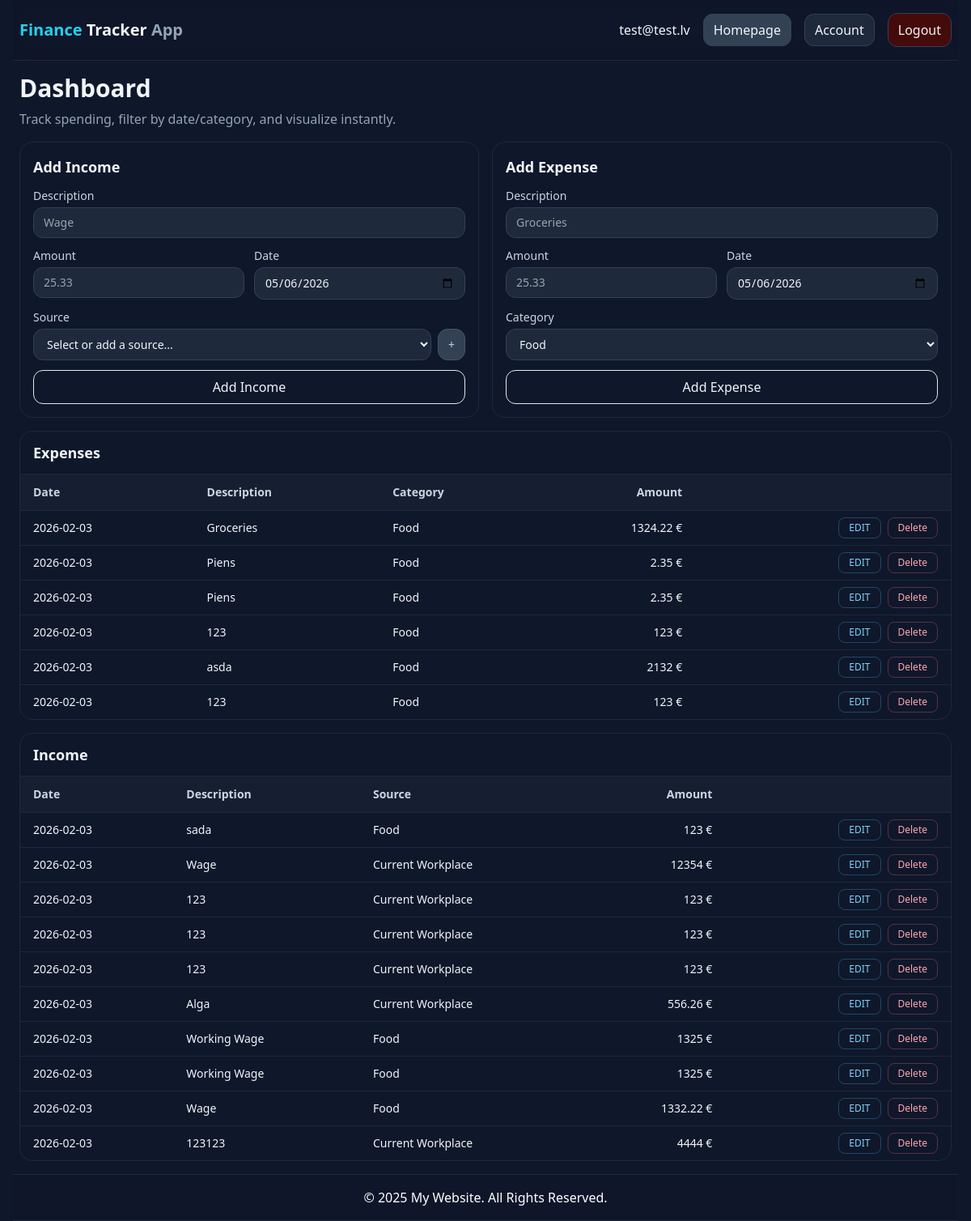
The page / (signed in) on the database its author committed.
### tables this page shows
CREATE TABLE `expenses` (
  `id` int(11) NOT NULL,
  `user_id` int(11) DEFAULT NULL,
  `description` varchar(120) NOT NULL,
  `amount` float NOT NULL,
  `category` varchar(50) NOT NULL,
  `date` date NOT NULL
);

CREATE TABLE `income` (
  `id` int(11) NOT NULL,
  `user_id` int(11) DEFAULT NULL,
  `description` varchar(120) NOT NULL,
  `amount` float NOT NULL,
  `source` varchar(50) NOT NULL,
  `date` date NOT NULL
);

### Core/functions.php (called while the page is built, shortened)
<?php
function base_path($path) {
    return BASE_PATH . $path;
}
function view($path, $attributes = [] ) {
    extract($attributes);
    require base_path("views/{$path}");
}

### Http/controllers/index.php (called while the page is built, shortened)
<?php
$db = App::resolve(Database::class);
$userId = $_SESSION['user']['id'] ?? NULL;
$sql = "SELECT * FROM expenses WHERE user_id = :user_id ORDER BY date DESC";
$expenses = $db->query($sql, ['user_id' => $userId])->get();
$sql = "SELECT * FROM income WHERE user_id = :user_id ORDER BY date DESC";
$incomes = $db->query($sql, ['user_id' => $userId])->get();
$sql = "SELECT id, source_name FROM income_sources WHERE user_id = :user_id ORDER BY source_name ASC";
$incomeSources = $db->query($sql, ['user_id' => $userId])->get();
view("index.view.php", [
    'expenses' => $expenses,
    'incomes' => $incomes,
    'incomeSources' => $incomeSources
]);

### public/index.php (called while the page is built, shortened)
<?php
require BASE_PATH . 'Core/functions.php';
spl_autoload_register(function ($class) {
    $class = str_replace('\\', DIRECTORY_SEPARATOR, $class);
});
$router = new \Core\Router();
$path = parse_url($_SERVER['REQUEST_URI'], PHP_URL_PATH);
$method = $_POST['_method'] ?? $_SERVER['REQUEST_METHOD'];
require base_path('bootstrap.php');
$router->route($path, $method);

### Core/App.php (called while the page is built, shortened)
<?php
class App
{
    protected static $container;
    public static function setContainer ($container) {
        static::$container = $container;
    }
    public static function Container()
    {
        return static::$container;
    }
    public static function resolve($key) {
        return static::Container()->resolve($key);
    }
}

### Core/Container.php (called while the page is built, shortened)
<?php
class Container
{
    protected $bindings = [];
    public function bind($key, $resolver)
    {
        $this->bindings[$key] = $resolver;
    }
    public function resolve($key)
    {
        $resolver = $this->bindings[$key];
        return call_user_func($resolver);
    }
}

### config.php (called while the page is built)
<?php
return [
    'database' => [
        'host' => 'localhost',
        'port' => 3306,
        'dbname' => 'financeapp',
        'charset' => 'utf8mb4'
    ]
];

### bootstrap.php (called while the page is built, shortened)
<?php
$container = new Container();
$container->bind('Core\Database', function () {
    $config = require base_path('config.php');
    return new Database($config['database']);
});

### Core/Database.php (called while the page is built, shortened)
<?php
class Database
{
    public $connection;
    public $statement;
    public function __construct($config, $username = 'root', $password = '')
    {
        $dns = 'mysql: ' . http_build_query($config, '', ';');
        $this->connection = new PDO($dns, $username, $password, [
            PDO::ATTR_DEFAULT_FETCH_MODE => PDO::FETCH_ASSOC
        ]);
    }
    public function query($query, $params = [])
    {
        $this->statement = $this->connection->prepare($query);
        $this->statement->execute($params);
        return $this;
    }
    public function get()
    {
        return $this->statement->fetchAll();
    }
}

### views/index.view.php (the view, shortened to what this page needs)
<?php
require base_path("views/partials/head.php");
require base_path("views/partials/nav.php");
?>
    <div class="container mx-auto max-w-6xl mt-4 mb-4">
        <?php if (($_SESSION['user']) ?? false)  : ?>
        <h1 class="text-3xl font-semibold mb-2 mt-2">Dashboard</h1>
        <p class="text-slate-400 mb-4">
            Track spending, filter by date/category, and visualize instantly.
        </p>
        <div class="grid grid-cols-1 lg:grid-cols-2 gap-4">
            <section class="rounded-2xl border border-slate-800 bg-slate-900 p-4">
                <h2 class="text-lg font-semibold mb-3">Add Income</h2>
                <form action="/income" method="POST" class="space-y-3">
                    <label class="block text-sm">
                    <span class="mb-1 block text-slate-300">Description</span>
                    <input
                        name="description"
                        placeholder="Wage"
                        class="w-full rounded-xl bg-slate-800 border border-slate-700 px-3 py-2 text-slate-100">
                    </label>
                    <div class="grid grid-cols-2 gap-3">
                    <label class="block text-sm">
                        <span class="mb-1 block text-slate-300">Amount</span>
                        <input
                        name="amount"
                        type="number"
                        step="0.01"
                        min="0.01"
                        placeholder="25.33"
                        class="w-full rounded-xl bg-slate-800 border border-slate-700 px-3 py-2 text-slate-100">
                    </label>
                    <label class="block text-sm">
                        <span class="mb-1 block text-slate-300">Date</span>
                        <input
                        name="date"
                        value="<?= date("Y-m-d", time()) ?>"
                        type="date"
                        class="w-full rounded-xl bg-slate-800 border border-slate-700 px-3 py-2 text-slate-100">
                    </label>
                    </div>
                    <label class="block text-sm">
                    <span class="mb-1 block text-slate-300">Source</span>
                    <div class="flex gap-2">
                        <select
                            id="incomeSourceSelect"
                            name="source"
                            class="flex-1 rounded-xl bg-slate-800 border border-slate-700 px-3 py-2 text-slate-100">
                            <option value="">Select or add a source...</option>
                        </select>
                        <button
                            type="button"
                            id="addSourceBtn"
                            class="rounded-xl bg-slate-700 hover:bg-slate-600 text-slate-300 px-3 py-2 border border-slate-600 transition"
                            title="Add new income source">
                            +
                        </button>
                    </div>
                    </label>
                    <button
                    class="w-full rounded-xl bg-brand/20 hover:bg-brand/30 text-brand px-4 py-2 border border-brand/30"
                    type="submit">
                    Add Income
                    </button>
                </form>
            </section>
            <section class="rounded-2xl border border-slate-800 bg-slate-900 p-4">
                <h2 class="text-lg font-semibold mb-3">Add Expense</h2>
                <form action="/expenses" method="POST" class="space-y-3">
                    <label class="block text-sm">
                    <span class="mb-1 block text-slate-300">Description</span>
                    <input
                        name="description"
                        placeholder="Groceries"
                        class="w-full rounded-xl bg-slate-800 border border-slate-700 px-3 py-2 text-slate-100">
                    </label>
                    <div class="grid grid-cols-2 gap-3">
                    <label class="block text-sm">
                        <span class="mb-1 block text-slate-300">Amount</span>
                        <input
                        name="amount"
                        type="number"
                        step="0.01"
                        min="0.01"
                        placeholder="25.33"
                        class="w-full rounded-xl bg-slate-800 border border-slate-700 px-3 py-2 text-slate-100">
                    </label>
                    <label class="block text-sm">
                        <span class="mb-1 block text-slate-300">Date</span>
                        <input
                        name="date"
                        value="<?= date("Y-m-d", time()) ?>"
                        type="date"
                        class="w-full rounded-xl bg-slate-800 border border-slate-700 px-3 py-2 text-slate-100">
                    </label>
                    </div>
                    <label class="block text-sm">
                    <span class="mb-1 block text-slate-300">Category</span>
                    <select
                        name="category"
                        class="w-full rounded-xl bg-slate-800 border border-slate-700 px-3 py-2 text-slate-100">
                        <option value="Food">Food</option>
                    </select>
                    </label>
                    <button
                    class="w-full rounded-xl bg-brand/20 hover:bg-brand/30 text-brand px-4 py-2 border border-brand/30"
                    type="submit">
                    Add Expense
                    </button>
                </form>
            </section>
        </div>
        <div class="grid grid-cols-1 gap-4 mt-4">
            <section class="rounded-2xl border border-slate-800 bg-slate-900">
                <div class="px-4 py-3 border-b border-slate-800">
                <h2 class="text-lg font-semibold">Expenses</h2>
                </div>
                <div class="overflow-x-auto">
                <table class="min-w-full text-sm">
                    <thead class="text-slate-300 bg-slate-800/50">
                    <tr>
                        <th class="text-left px-4 py-3">Date</th>
                        <th class="text-left px-4 py-3">Description</th>
                        <th class="text-left px-4 py-3">Category</th>
                        <th class="text-right px-4 py-3">Amount</th>
                        <th class="px-4 py-3"></th>
                    </tr>
                    </thead>
                    <tbody>
                    <?php if (!empty($expenses)) : ?>
                        <?php foreach ($expenses as $expense) : ?>
                            <tr class="border-t border-slate-800 hover:bg-slate-800/30">
                                <td class="px-4 py-2"><?= $expense['date']; ?></td>
                                <td class="px-4 py-2"><?= $expense['description']; ?></td>
                                <td class="px-4 py-2"><?= $expense['category']; ?></td>
                                <td class="px-4 py-2 text-right"><?= $expense['amount']; ?> €</td>
                                <td class="px-4 py-2 text-right">
                                <div class="inline-flex gap-2">
                                    <a class="text-sky-300 hover:text-sky-200 text-xs border border-sky-400/30 px-3 py-1 rounded-lg"
                                    href="{{url_for('edit', expense_id=e.id)}}">EDIT</a>
                                    <form method="POST" action="/expenses" onsubmit="return confirm('Are you sure you want to delete?')">
                                        <button class="text-rose-300 hover:text-rose-200 text-xs border border-rose-400/30 px-3 py-1 rounded-lg">
                                            Delete
                                        </button>
                                    </form>
                                </div>
                                </td>
                            </tr>
                        <?php endforeach; ?>
                    <?php endif ?>
                    </tbody>
                </table>
                </div>
            </section>
        </div>
        <div class="grid grid-cols-1 gap-4 mt-4">
            <section class="rounded-2xl border border-slate-800 bg-slate-900">
                <div class="px-4 py-3 border-b border-slate-800">
                <h2 class="text-lg font-semibold">Income</h2>
                </div>
                <div class="overflow-x-auto">
                <table class="min-w-full text-sm">
                    <thead class="text-slate-300 bg-slate-800/50">
                    <tr>
                        <th class="text-left px-4 py-3">Date</th>
                        <th class="text-left px-4 py-3">Description</th>
                        <th class="text-left px-4 py-3">Source</th>
                        <th class="text-right px-4 py-3">Amount</th>
                        <th class="px-4 py-3"></th>
                    </tr>
                    </thead>
                    <tbody>
                    <?php if (!empty($incomes)) : ?>
                        <?php foreach ($incomes as $income) : ?>
                            <tr class="border-t border-slate-800 hover:bg-slate-800/30">
                                <td class="px-4 py-2"><?= $income['date']; ?></td>
                                <td class="px-4 py-2"><?= $income['description']; ?></td>
                                <td class="px-4 py-2"><?= $income['source']; ?></td>
                                <td class="px-4 py-2 text-right"><?= $income['amount']; ?> €</td>
                                <td class="px-4 py-2 text-right">
                                <div class="inline-flex gap-2">
                                    <a class="text-sky-300 hover:text-sky-200 text-xs border border-sky-400/30 px-3 py-1 rounded-lg"
                                    href="{{url_for('edit', income_id=i.id)}}">EDIT</a>
                                    <form method="POST" action="/income" onsubmit="return confirm('Are you sure you want to delete?')">
                                        <button class="text-rose-300 hover:text-rose-200 text-xs border border-rose-400/30 px-3 py-1 rounded-lg">
                                            Delete
                                        </button>
                                    </form>
                                </div>
                                </td>
                            </tr>
                        <?php endforeach; ?>
                    <?php endif ?>
                    </tbody>
                </table>
                </div>
            </section>
        </div>
    </div>
        <?php endif ?>
<?php
require base_path("views/partials/footer.php");
?>

### Core/router.php (shortened to what this page needs)
<?php
class Router {
    protected $routes = [];
    public function add($uri, $controller, $method) {
        $this->routes[] = [
            'uri' => $uri,
            'controller' => $controller,
            'method' => $method,
            'middleware' => null
        ];
        return $this;
    }
    public function route($uri, $method) {
        foreach ($this->routes as $route) {
            if ($route['uri'] === $uri && $route['method'] === strtoupper($method)){
                return require base_path('Http/controllers/' . $route['controller']);
            }
        }
    }
    public function only($key)
    {
        $key_last = array_key_last($this->routes);
        $this->routes[$key_last]['middleware'] = $key;
    }
}

### rows shown on the page
expenses: date "2026-02-03", description "Groceries", category "Food", amount "1324.22"
expenses: date "2026-02-03", description "Piens", category "Food", amount "2.35"
expenses: date "2026-02-03", description "Piens", category "Food", amount "2.35"
expenses: date "2026-02-03", description "123", category "Food", amount "123"
expenses: date "2026-02-03", description "asda", category "Food", amount "2132"
expenses: date "2026-02-03", description "123", category "Food", amount "123"
income: date "2026-02-03", description "sada", source "Food", amount "123"
income: date "2026-02-03", description "Wage", source "Current Workplace", amount "12354"
income: date "2026-02-03", description "123", source "Current Workplace", amount "123"
income: date "2026-02-03", description "123", source "Current Workplace", amount "123"
income: date "2026-02-03", description "123", source "Current Workplace", amount "123"
income: date "2026-02-03", description "Alga", source "Current Workplace", amount "556.26"
income: date "2026-02-03", description "Working Wage", source "Food", amount "1325"
income: date "2026-02-03", description "Working Wage", source "Food", amount "1325"
income: date "2026-02-03", description "Wage", source "Food", amount "1332.22"
income: date "2026-02-03", description "123123", source "Current Workplace", amount "4444"
